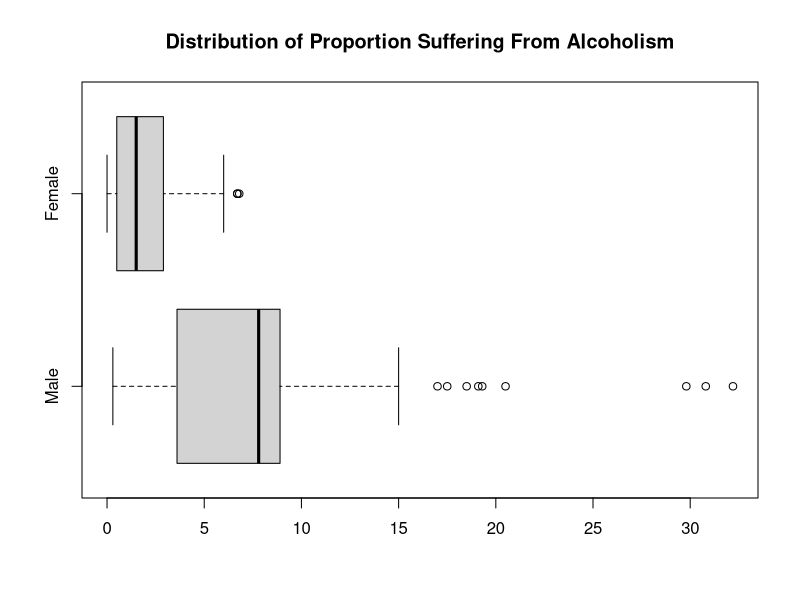
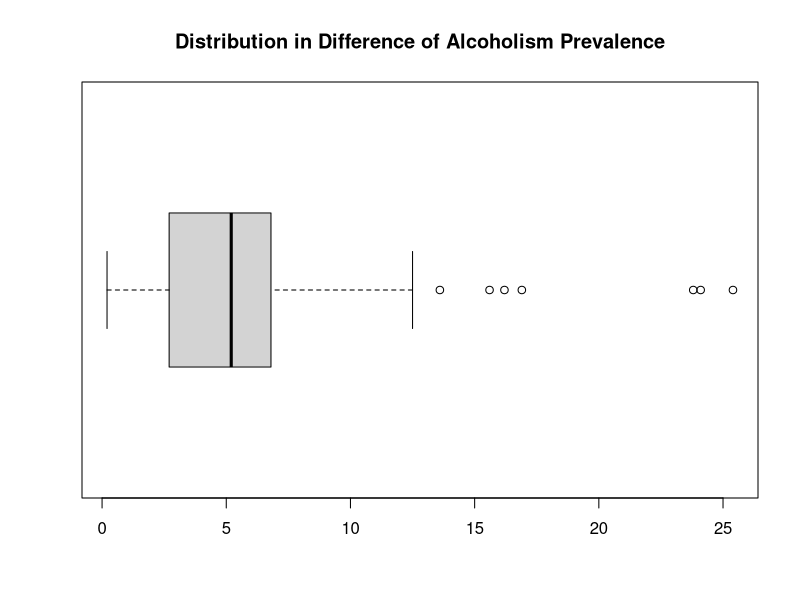

The R script that drew these images, in order:
## ---- chunk 1
knitr::opts_chunk$set(echo = TRUE)
## ---- chunk 2
alcoholism <- read.csv("data.csv", header = F, row.names = 1)
colnames(alcoholism) <- as.character(unlist(alcoholism[2,]))
alcoholism <- alcoholism[c(-1,-2),]
alcoholism$Male <- gsub("\\[.{1,}", "", alcoholism$Male)
alcoholism$Female <- gsub("\\[.{1,}", "", alcoholism$Female)
alcoholism$`Both sexes` <- gsub("\\[.{1,}", "",alcoholism$`Both sexes`)
alcoholism$Male <- as.numeric(alcoholism$Male)
alcoholism$Female <- as.numeric(alcoholism$Female)
alcoholism$`Both sexes` <- as.numeric(alcoholism$`Both sexes`)

head(alcoholism)
## ---- chunk 3
summary(alcoholism)

boxplot.default(alcoholism[c(-1, -2)], main = "Distribution of Proportion Suffering From Alcoholism", horizontal = T)

## ---- chunk 4
difference <- alcoholism$Male - alcoholism$Female
summary(difference)
boxplot(difference, horizontal = TRUE, main = "Distribution in Difference of Alcoholism Prevalence")
## ---- chunk 5
shapiro.test(difference)
## ---- chunk 6
wilcox.test(difference, alternative = "greater", conf.int = T)
